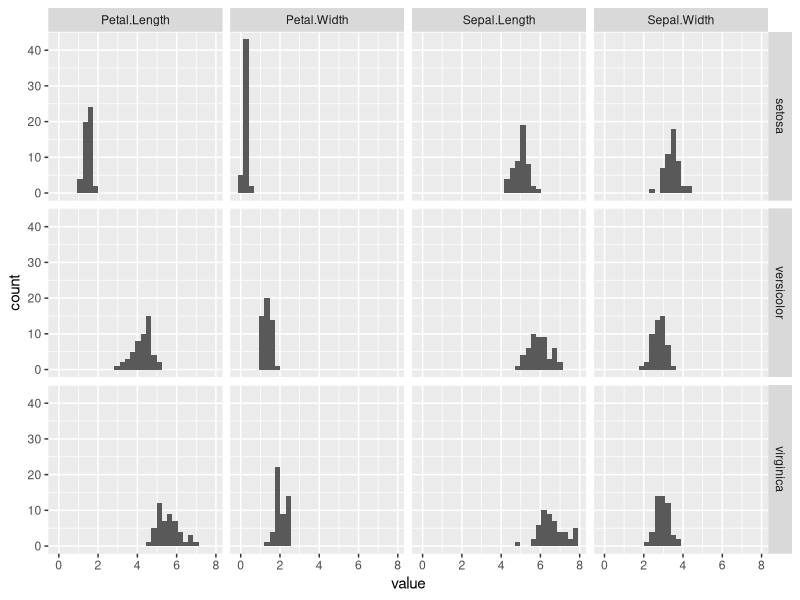

R code for this plot:
#' ---
#' title: "An Extremely Short Introduction to Tidyverse"
#' author: "Michael Hahsler"
#' output:
#'  html_document:
#'    toc: true
#'    theme: yeti
#'    highlight: zenburn
#' ---

#' # Introduction
#'
#' [Tidyverse](https://www.tidyverse.org/) is a collection of packages that makes working with data 
#' simpler and more consistent.
#'  
#' A good overview is given in
#' the Data Transformation with dplyr cheat sheet 
#' (see [Posit Cheatsheets](https://posit.co/resources/cheatsheets/)) and an introduction can be found in the
#' [Section on Data Wrangling](https://r4ds.had.co.nz/wrangle-intro.html) the free book [R for Data Science](https://r4ds.had.co.nz).
#' 
#' To use
#' tidyverse you have to install it first with `install.packages("tidyverse")`.
#' Load tidyverse:
library("tidyverse")

#' # Tibbles
#'
#' A [`tibble`](https://tibble.tidyverse.org/) is a replacement for a `data.frame` that is simpler and often 
#' faster. 
#' 
#' The iris data comes as a `data.frame`.

data("iris")
head(iris)

#' Convert the data into a `tibble`.
iris <- as_tibble(iris)
iris

#' tibbles can be used (almost) exactly like data.frames.
#' 
#' # Pipes `%>%` 
#'
#' Pipes let you compose a sequence of function calls in a more readable way.
#' The following two lines do the same.
#' 
#' Standard functional form in R using nested functions:
print(head(iris))

#' Using pipes makes this more readable as a sequence of operations:
iris %>% head() %>% print()

#' The pipe supplies the result of the 
#' previous function as the first argument of the next function.
#' More information on pipes can be found in the package [magrittr](https://magrittr.tidyverse.org/).

#'
#' # Data Import with `readr`
#' 
#' Use `read_csv()` (note the `_`). It will guess data types and is faster 
#' and more versatile compared to the base R read function.
#'
#' # Data Transformation with `dplyr`
#'
#' [`dplyr`](https://dplyr.tidyverse.org/) uses pipes to apply a series of functions to data. Functions are:
#'
#' - Pick observations by their values using `filter()`.
#' - Reorder the rows using `arrange()`.
#' - Pick variables by their names with `select()`.
#' - Create new variables with functions of existing variables with `mutate()`.
#' - Calculate groups summaries using `group_by()` and `summarize()`.
#' 
#' Variable names (columns) from the data can be directly used in the functions.
#' 
#' Examples:

iris %>% filter(Species == "setosa")

iris %>% arrange(desc(Sepal.Length))

iris %>% select(starts_with("Sepal"))

iris %>% mutate(Sepal.Length_scaled = drop(scale(Sepal.Length)))

iris %>% group_by(Species) %>% summarize_all(mean)

#' `dplyr` also provides join functions to merge multiple tables.
#' 
#' # Tidy data with `tidyr`
#' 
#' Data can be organized in a wide format or in a long format. The iris dataset is in the wide format 
#' (i.e., multiple columns with values).

head(iris)

#' To convert the data into a long format we can use `pivot_longer()`.

iris_long <- iris %>% pivot_longer(cols = c("Sepal.Length", "Sepal.Width", "Petal.Length", "Petal.Width")) 
iris_long

#' An application is to use a long format with `ggplot2` facets to show a histogram for each variable. 
ggplot(iris_long, mapping = aes(value)) + geom_histogram() + facet_grid(cols = vars(name), rows = vars(Species))

#' Long format can be converted to a wide format using `pivot_wider()`.


#' 
#' # Strings, Dates, Factors, etc.
#' 
#' Tidyverse also provides:
#'  
#' - `forcats` for factors.
#' - `lubridate` for time and dates.
#' - `stringr` for strings. 
#' - `purr` for apply functions.
#' 
